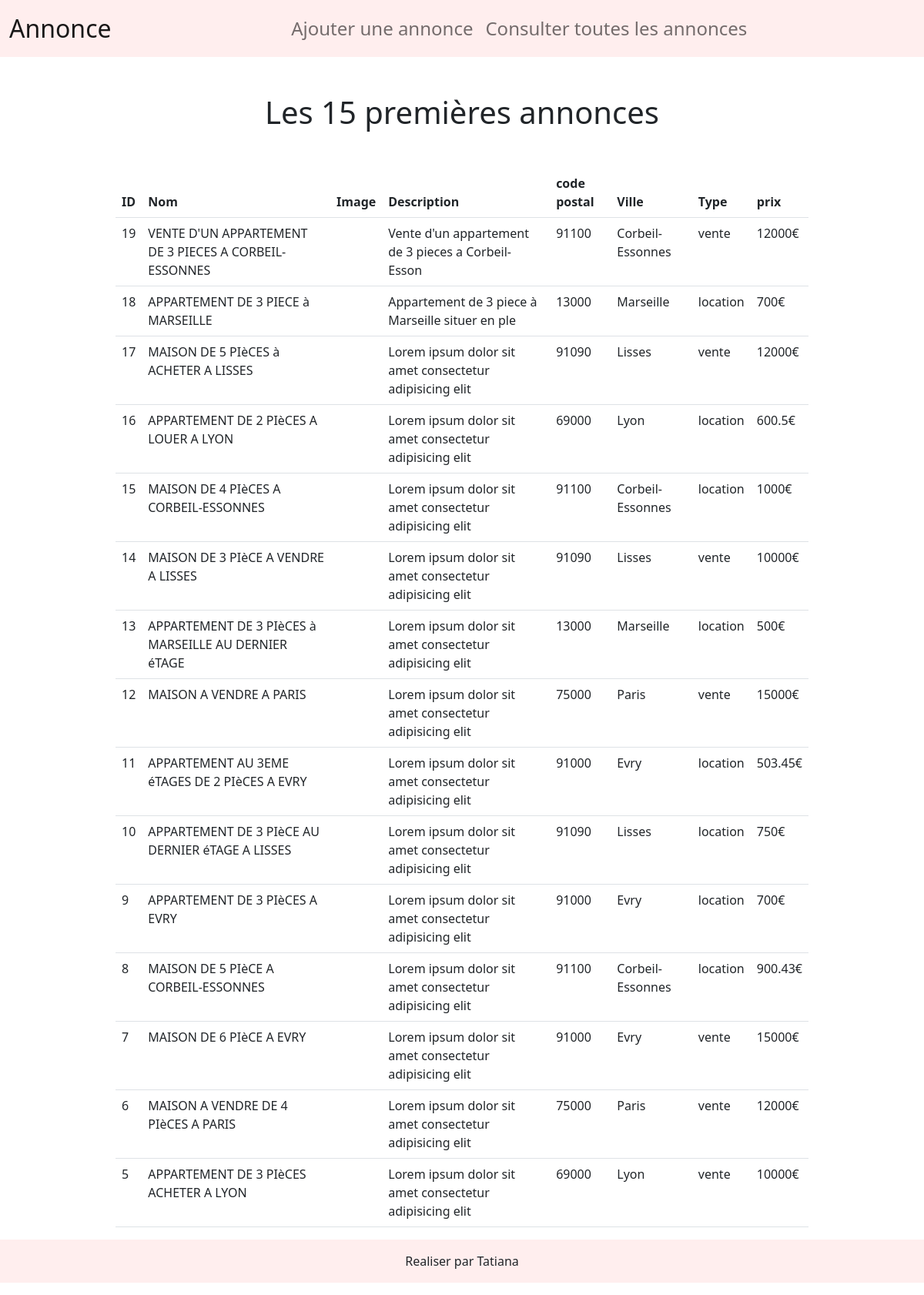
The page / on the database its author committed.
### tables this page shows
CREATE TABLE `advert` (
  `id_advert` int(11) NOT NULL,
  `image` varchar(255) NOT NULL,
  `title` varchar(155) NOT NULL,
  `description` varchar(255) NOT NULL,
  `postal_code` int(5) NOT NULL,
  `city` varchar(100) NOT NULL,
  `type` enum('vente','location') NOT NULL,
  `price` float NOT NULL,
  `reservation_message` text NOT NULL
);

### inc/functions.inc.php (called while the page is built, shortened)
<?php
    function connexionBdd(){
        $dsn = "mysql:host=".DBHOST.";dbname=".DBNAME.";charset=utf8";
        try {
            $pdo = new PDO($dsn,DBUSER,DBPASS);
            $pdo->setAttribute(PDO::ATTR_ERRMODE,PDO::ERRMODE_EXCEPTION);
            $pdo->setAttribute(PDO::ATTR_DEFAULT_FETCH_MODE,PDO::FETCH_ASSOC);
        } catch (PDOException $e) {
            die($e->getMessage());
        }
        return $pdo;
    }
    function annonceByAjout() :array{
        $pdo = connexionBdd();
        $sql = "SELECT * FROM advert ORDER BY id_advert DESC LIMIT 15";
        $request = $pdo->query($sql);
        $result = $request->fetchAll();
        return $result;
    }
?>

### index.php (the view, shortened to what this page needs)
<?php
    require_once("inc/functions.inc.php");
    require_once("inc/header.inc.php");
    $annonces = annonceByAjout();
?>
<main>
    <div class="mt-5 w-75 m-auto ">
        <h1 class="text-center mb-5">Les 15 premières annonces</h1>
        <table class="table">
            <thead>
                <tr>
                    <th scope="col">ID </th>
                    <th scope="col">Nom </th>
                    <th scope="col">Image </th>
                    <th scope="col">Description</th>
                    <th scope="col">code postal</th>
                    <th scope="col">Ville</th>
                    <th scope="col">Type</th>
                    <th scope="col">prix</th>
                </tr>
            </thead>
            <tbody>
                <?php foreach($annonces as $key => $annonce){ ?>
                    <tr>
                        <td> <?= $annonce['id_advert'] ?> </td>
                        <td> <?= strtoupper($annonce['title'])  ?> </td>
                        <td><img src="<?= $annonce['image'] ?>" alt="" class="img-fluid" ></td>
                        <td> <?= html_entity_decode(substr( $annonce['description'],0,55))  ?></td>
                        <td> <?= $annonce['postal_code'] ?> </td>
                        <td> <?= $annonce['city'] ?> </td>
                        <td> <?= $annonce['type'] ?> </td>
                        <td> <?= $annonce['price']."€" ?> </td>
                    </tr>
                <?php } ?>
            </tbody>
        </table>
    </div>
</main>
<?php
    require_once("inc/footer.inc.php");
?>

### inc/header.inc.php (shortened to what this page needs)
<!doctype html>
<html lang="fr">
<head>
    <link href="https://cdn.jsdelivr.net/npm/bootstrap@5.2.1/dist/css/bootstrap.min.css" rel="stylesheet"
>
    <link rel="stylesheet" href="<?= RACINE_SITE."assets/css/style.css"?>">
</head>
<body>
<header>
  <nav class="navbar navbar-expand-lg colorNavbar ">
      <div class="container-fluid">
        <a class="navbar-brand fs-2" href="<?= RACINE_SITE."index.php" ?>">Annonce</a>
        <div class="collapse navbar-collapse justify-content-lg-center" id="navbarText">
          <ul class="navbar-nav justify-content-lg-center ">
              <li class="nav-item">
                  <a class="nav-link fs-4" href="<?= RACINE_SITE."ajoutAnnonce.php"?>">Ajouter une annonce </a>
                </li>
                <li class="nav-item">
                  <a class="nav-link fs-4" aria-current="page" href="<?= RACINE_SITE."toutesAnnonces.php"?>">Consulter toutes les annonces</a>
                </li>
          </ul>
        </div>
      </div>
    </nav>
  </header>

### inc/footer.inc.php (shortened to what this page needs)
  <footer>
      <p class="text-center p-3">Realiser par Tatiana </p>
  </footer>
</body>
</html>

### assets/css/style.css (style rules this page uses)
* { box-sizing: border-box; margin: 0; padding: 0; }
nav,footer { background-color: #ffeeee !important; }

### rows shown on the page
advert: id_advert "19", title "VENTE D'UN APPARTEMENT DE 3 PIECES A CORBEIL-ESSONNES", description "Vente d'un appartement de 3 pieces a Corbeil-Esson", postal_code "91100", city "Corbeil-Essonnes", type "vente", price "12000"
advert: id_advert "18", title "APPARTEMENT DE 3 PIECE à MARSEILLE", description "Appartement de 3 piece à Marseille situer en ple", postal_code "13000", city "Marseille", type "location", price "700"
advert: id_advert "17", title "MAISON DE 5 PIèCES à ACHETER A LISSES", description "Lorem ipsum dolor sit amet consectetur adipisicing elit", postal_code "91090", city "Lisses", type "vente", price "12000"
advert: id_advert "16", title "APPARTEMENT DE 2 PIèCES A LOUER A LYON", description "Lorem ipsum dolor sit amet consectetur adipisicing elit", postal_code "69000", city "Lyon", type "location", price "600.5"
advert: id_advert "15", title "MAISON DE 4 PIèCES A CORBEIL-ESSONNES", description "Lorem ipsum dolor sit amet consectetur adipisicing elit", postal_code "91100", city "Corbeil-Essonnes", type "location", price "1000"
advert: id_advert "14", title "MAISON DE 3 PIèCE A VENDRE A LISSES", description "Lorem ipsum dolor sit amet consectetur adipisicing elit", postal_code "91090", city "Lisses", type "vente", price "10000"
advert: id_advert "13", title "APPARTEMENT DE 3 PIèCES à MARSEILLE AU DERNIER éTAGE", description "Lorem ipsum dolor sit amet consectetur adipisicing elit", postal_code "13000", city "Marseille", type "location", price "500"
advert: id_advert "12", title "MAISON A VENDRE A PARIS", description "Lorem ipsum dolor sit amet consectetur adipisicing elit", postal_code "75000", city "Paris", type "vente", price "15000"
advert: id_advert "11", title "APPARTEMENT AU 3EME éTAGES DE 2 PIèCES A EVRY", description "Lorem ipsum dolor sit amet consectetur adipisicing elit", postal_code "91000", city "Evry", type "location", price "503.45"
advert: id_advert "10", title "APPARTEMENT DE 3 PIèCE AU DERNIER éTAGE A LISSES", description "Lorem ipsum dolor sit amet consectetur adipisicing elit", postal_code "91090", city "Lisses", type "location", price "750"
advert: id_advert "9", title "APPARTEMENT DE 3 PIèCES A EVRY", description "Lorem ipsum dolor sit amet consectetur adipisicing elit", postal_code "91000", city "Evry", type "location", price "700"
advert: id_advert "8", title "MAISON DE 5 PIèCE A CORBEIL-ESSONNES", description "Lorem ipsum dolor sit amet consectetur adipisicing elit", postal_code "91100", city "Corbeil-Essonnes", type "location", price "900.43"
advert: id_advert "7", title "MAISON DE 6 PIèCE A EVRY", description "Lorem ipsum dolor sit amet consectetur adipisicing elit", postal_code "91000", city "Evry", type "vente", price "15000"
advert: id_advert "6", title "MAISON A VENDRE DE 4 PIèCES A PARIS", description "Lorem ipsum dolor sit amet consectetur adipisicing elit", postal_code "75000", city "Paris", type "vente", price "12000"
advert: id_advert "5", title "APPARTEMENT DE 3 PIèCES ACHETER A LYON", description "Lorem ipsum dolor sit amet consectetur adipisicing elit", postal_code "69000", city "Lyon", type "vente", price "10000"
